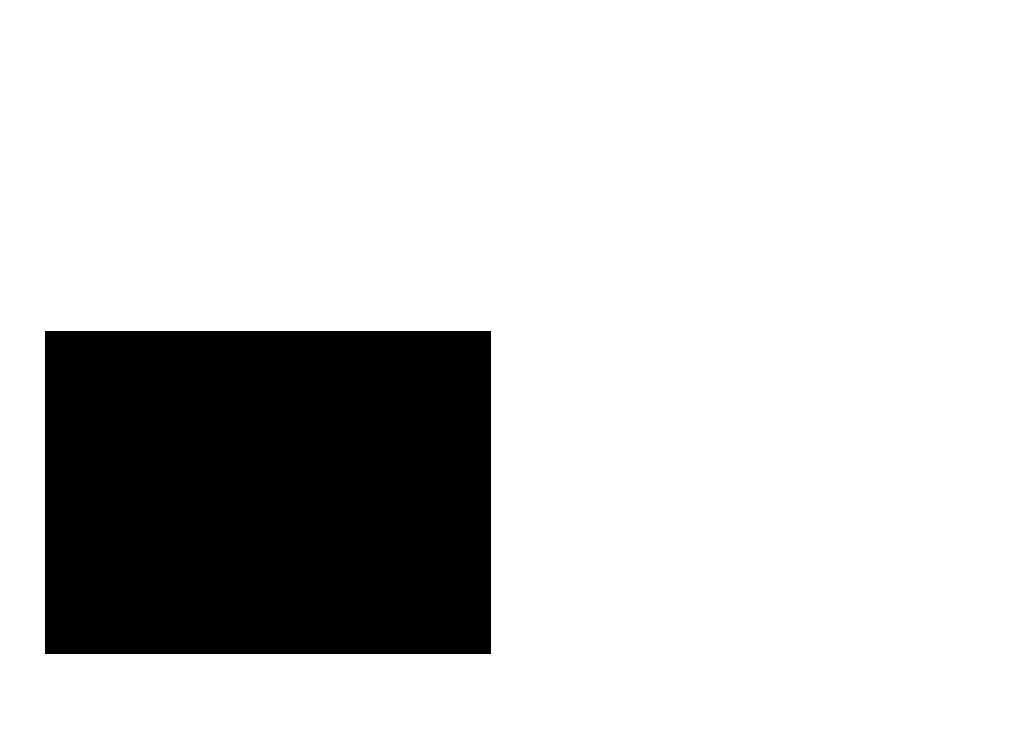
#> input picture assets/keys/down.jpg, 1024 x 744 px
$ python lawsoncam.py   (Python 2 division)
#> lines starting #> are read from the running program, lines starting #| are printed output that depends on the picture; long printed decimals are rounded; pictures that were not available may be replaced by others from this repository, and a replacement may not be noted
#> in keyFromImage, img is the input picture: shape (744, 1024, 3); min 0, max 255, mean 206.8
import numpy as np
from numpy.random import uniform
import cv2
import glob
import os

class LawsonCamera(object):
    """Allows key control based on Lawson's webcam"""
    #calcsize = (512,372)
    calcsize = (1024,744)
    ndelta = 0.1
    norm = 0.0
    multiplier = 1.0
    diffmin = 20
    def __init__(self):
        self.keys = {}
        self.keyfnc = {}
        self.cap = None

    def start(self,address="rtsp://128.10.29.32:554/axis-media/media.amp?videocodec=h264&amp;camera=1&amp;streamprofile=Bandwidth"):
#> called with address = 'http://128.10.29.32/mjpg/1/video.mjpg'
        self.cap = cv2.VideoCapture(address)

        #Get a frame
        self.oldframe = self.resizeToCalc(self.getFrame())
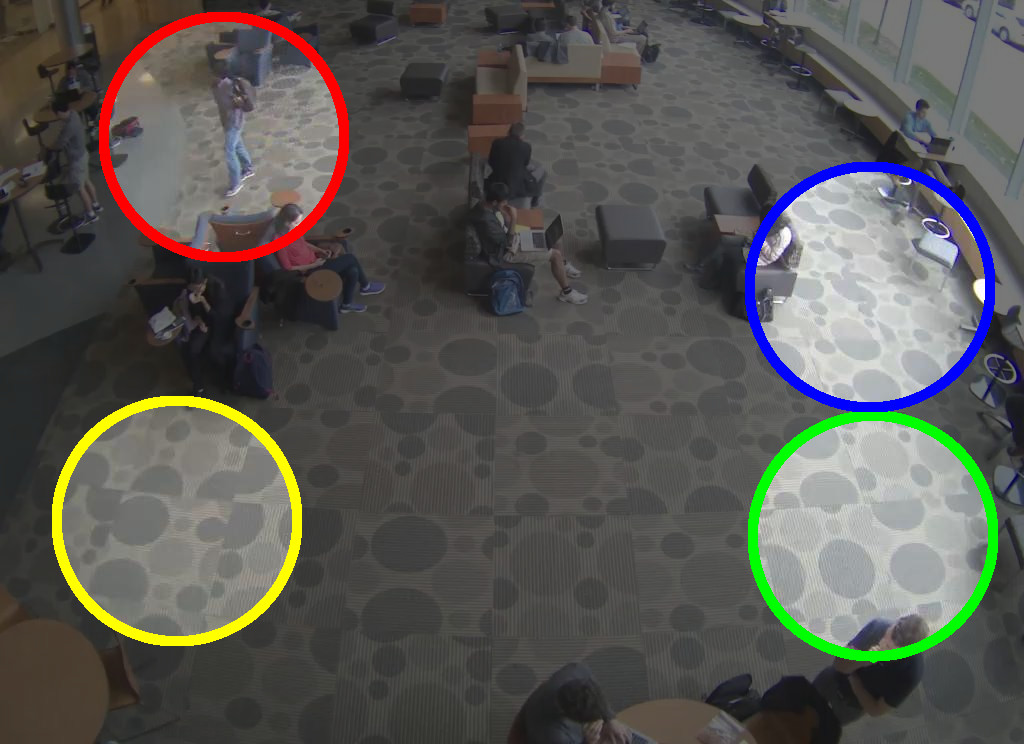
#> input picture lwsn2.jpg, 1024 x 744 px, given in place of video.mjpg, which was not available
#> in getFrame, frame is the input picture: shape (744, 1024, 3); mean B, G, R 83.4, 87.5, 88.3
#> in resizeToCalc (call 4), `return cv2.cvtColor(cv2.resize(frame,self.calcsize), cv2.COLOR_RGB2GRAY)`:
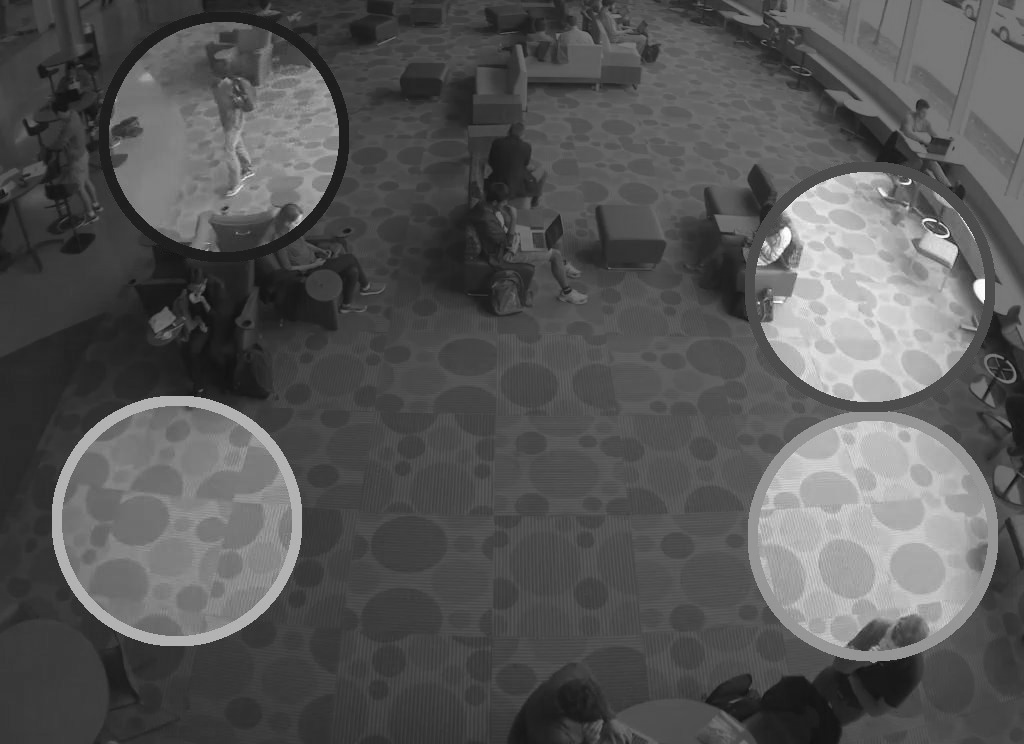
#> returned value: shape (744, 1024); min 14, max 255, mean 86.3

        #Initialize key normalizers
        self.keynorm = {}
        self.keyactivation = {}
        for k in self.keys:
            self.keynorm[k] = self.norm
            self.keyactivation[k] = 0.0
#> this loop made 3 passes
#> k on passes 1 to 3: 'down', 'left', 'right'
#> after the loop, self.keyactivation = {'down': 0, 'left': 0, 'right': 0}; self.keynorm = {'down': 0, 'left': 0, 'right': 0}

    def stop(self):
        #Clears the video capture
        if (self.cap is not None):
            self.cap.release()
            self.cap = None

    def getFrame(self):
        ret, frame = self.cap.read()
        return frame

    def getLawsonFrame(self):
        #Lawson's cameras have a black strip above video feed - remove the strip, and mirror the image
        return cv2.flip(self.getFrame()[24:],1)


    def __call__(self):
        frame = self.getLawsonFrame()
#> in getLawsonFrame, `return cv2.flip(self.getFrame()[24:],1)`:
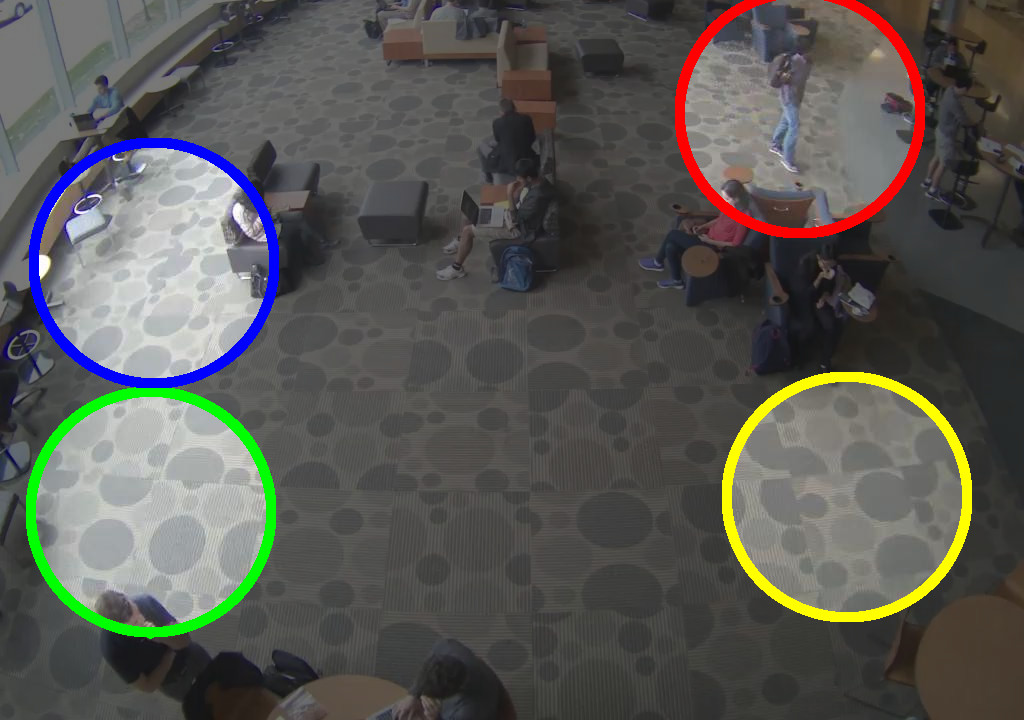
#> returned value: shape (720, 1024, 3); mean of channels 0, 1, 2 83.9, 88.1, 88.5; drawn as B, G, R
        self.checkKeyMotion(frame)
        return frame

    def jpgstream(self):
        #Used for mjpeg stream in server

        ret, buf = cv2.imencode(".jpg", self())
        return np.array(buf).tostring()


    def resizeToCalc(self,frame):
        return cv2.cvtColor(cv2.resize(frame,self.calcsize), cv2.COLOR_RGB2GRAY)

    def addkeymap(self,keyname,keyframe):
        """Given a mask for a key: save it!
        """
        print "Adding key",keyname
        f = keyframe.astype(np.float32)
        f = f/np.max(f)
        self.keys[keyname] = f

    def keyFromImage(self,imgfile,keyname=None):
        print "Loading file",imgfile
        img = cv2.imread(imgfile)

        img=self.resizeToCalc(img)
        self.addkeymap(os.path.basename(imgfile[:-4]),img)

    def loadGlob(self,g):
        files = glob.glob(g)
        for f in files:
            self.keyFromImage(f)
    '''
    def viewkey(self,key):
        #Shows the part of the image associated with a specific bitmap
        img = self.getLawsonFrame()
        f = self.resizeToCalc(img).astype(np.float32)
        f = f*self.keys[key]
        return cv2.cvtColor(tot.astype(np.uint8),cv2.COLOR_GRAY2RGB)

    def viewKeys(self):
        #Shows all keys at the same time in their own colors

        #The color map needs to be consistent
        if not (hasattr(self,"keycolors")):
            self.keycolors = {}

        img = self.getLawsonFrame()
        f = cv2.cvtColor(cv2.resize(img,self.calcsize), cv2.COLOR_RGB2GRAY).astype(np.float32)
        tot = np.zeros((self.calcsize[1],self.calcsize[0],3),dtype=np.float32)

        for k in self.keys:
            i  = f*self.keys[k]
            j = cv2.cvtColor(i.astype(np.uint8),cv2.COLOR_GRAY2RGB).astype(np.float32)

            if not (k in self.keycolors):
                self.keycolors[k] = uniform(size=3)

            color = self.keycolors[k]
            j[:,:,0] *= color[0]
            j[:,:,1] *= color[1]
            j[:,:,2] *= color[2]

            tot += j

        return (255.*tot/np.max(tot)).astype(np.uint8)
    '''
    def addCall(self,keyname,fnc,args=()):
        self.keyfnc[keyname] = (fnc,args)

    def fireKey(self,keyname):
        if (keyname in self.keyfnc):
            f = self.keyfnc[keyname]
            f[0](*f[1])

    def checkKeyMotion(self,frame):
        frame = self.resizeToCalc(frame)
#> in resizeToCalc (call 5), `return cv2.cvtColor(cv2.resize(frame,self.calcsize), cv2.COLOR_RGB2GRAY)`:
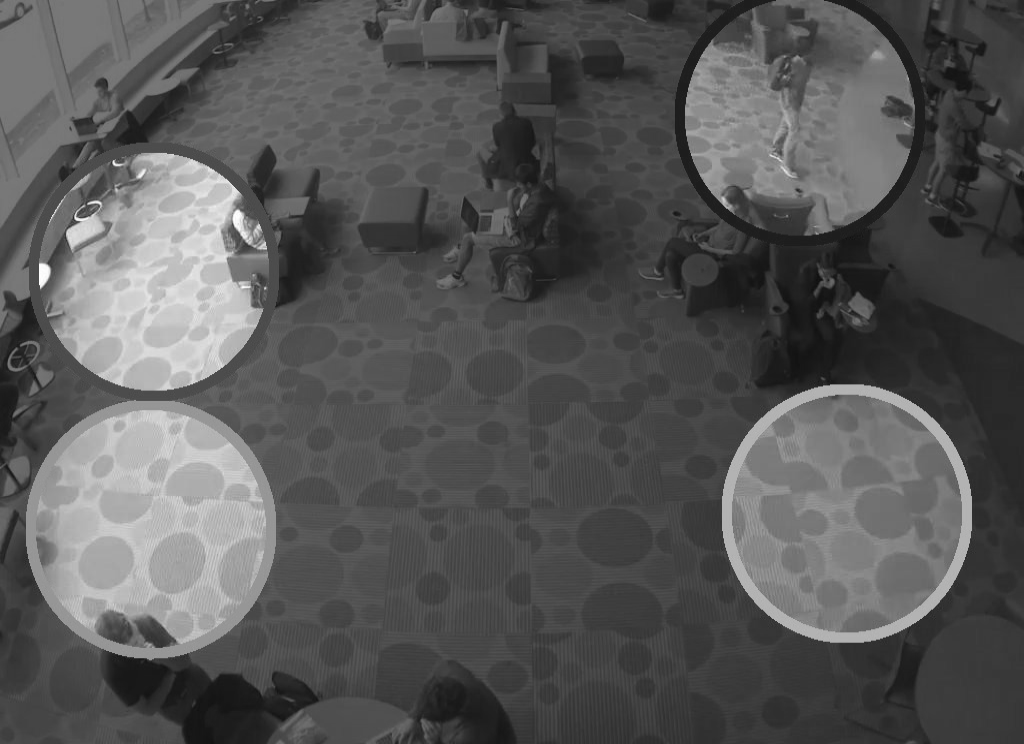
#> returned value: shape (744, 1024); min 14, max 255, mean 86.8

        #This is the motion in the frame
        diff = cv2.absdiff(frame,self.oldframe)
        diff[diff < self.diffmin] = 0    #Gets rid of noise in the input data
        self.oldframe = frame

        for k in self.keys:
            #Get a normalized amount of motion from the key
            keymotion = self.multiplier*np.sum(diff*self.keys[k])/float(np.sum(self.keys[k]))/(1.0+self.keynorm[k])
            self.keyactivation[k] += keymotion

            if (self.keyactivation[k] > 100.0):
                self.fireKey(k)
                self.keynorm[k] += self.ndelta
                for l in self.keys:
                    self.keyactivation[l] = 0.0
                break

        #Normalize the norm
        normmin = np.inf
        for k in self.keynorm:
            if (self.keynorm[k]< normmin):
                normmin = self.keynorm[k]
        for k in self.keynorm:
            self.keynorm[k] -= normmin

        #Normalize the activation of the keys
        activmin = np.inf
        for k in self.keyactivation:
            if (self.keyactivation[k] < activmin):
                activmin = self.keyactivation[k]
        for k in self.keyactivation:
            self.keyactivation[k] -= activmin

if __name__ == "__main__":
    def keyme(key):
        print key


    c = LawsonCamera()

    c.loadGlob("./assets/keys/*.jpg")
    c.addCall("up",keyme,("up",))
    c.addCall("down",keyme,("down",))
    c.addCall("left",keyme,("left",))
    c.addCall("right",keyme,("right",))

    #c.start()
    c.start("http://128.10.29.32/mjpg/1/video.mjpg")
    print "Ready"
    while (1):
        img = c()
#> in checkKeyMotion, `diff = cv2.absdiff(frame,self.oldframe)`:
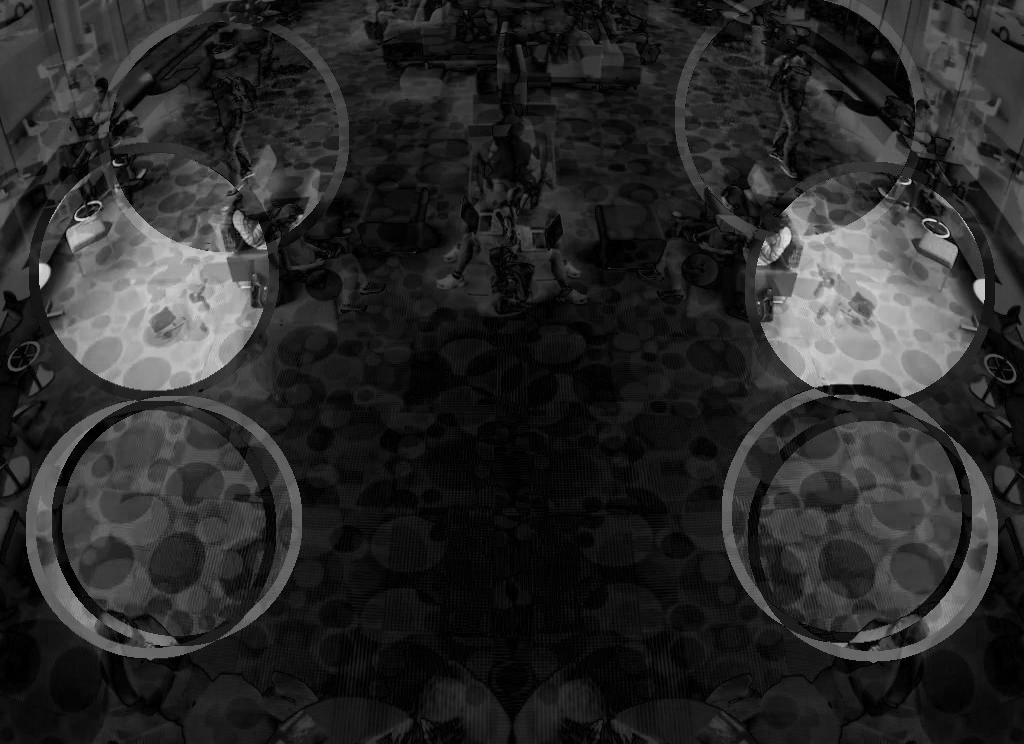
#> diff: shape (744, 1024); min 0, max 225, mean 41.2
#> the loop in checkKeyMotion, `for k in self.keys:` made 3 passes
#> (k, keymotion) on passes 1 to 3: ('down', 37.46), ('left', 37.65), ('right', 53.13)
#> after the loop in checkKeyMotion, `for k in self.keys:`: self.keyactivation = {'down': 37.46, 'left': 37.65, 'right': 53.13}
#> the loop in checkKeyMotion, `for k in self.keynorm:` made 3 passes
#> (k, normmin) on pass 1: ('down', 0)
#> after the loop in checkKeyMotion, `for k in self.keynorm:`: normmin = 0
#> the loop in checkKeyMotion, `for k in self.keynorm:` made 3 passes
#> the loop in checkKeyMotion, `for k in self.keyactivation:` made 3 passes
#> after the loop in checkKeyMotion, `for k in self.keyactivation:`: activmin = 37.46
#> the loop in checkKeyMotion, `for k in self.keyactivation:` made 3 passes
#> after the loop in checkKeyMotion, `for k in self.keyactivation:`: self.keyactivation = {'down': 0, 'left': 0.191, 'right': 15.67}
        print c.keyactivation
#| {'down': 0.0, 'left': 0.1907, 'right': 15.675}
        cv2.imshow('s: save image, anything else: quit', img)
        k = cv2.waitKey(1)
#> (key Esc is pressed here)
        if (k==ord('s')):
            img = c.jpgstream()
            print "Writing image lwsn.jpg... (will freeze for a bit)"
            with open("lwsn.jpg","wb") as f:
                f.write(img)
            print "Finished writing"
        elif (k >0):
            break
    c.stop()
